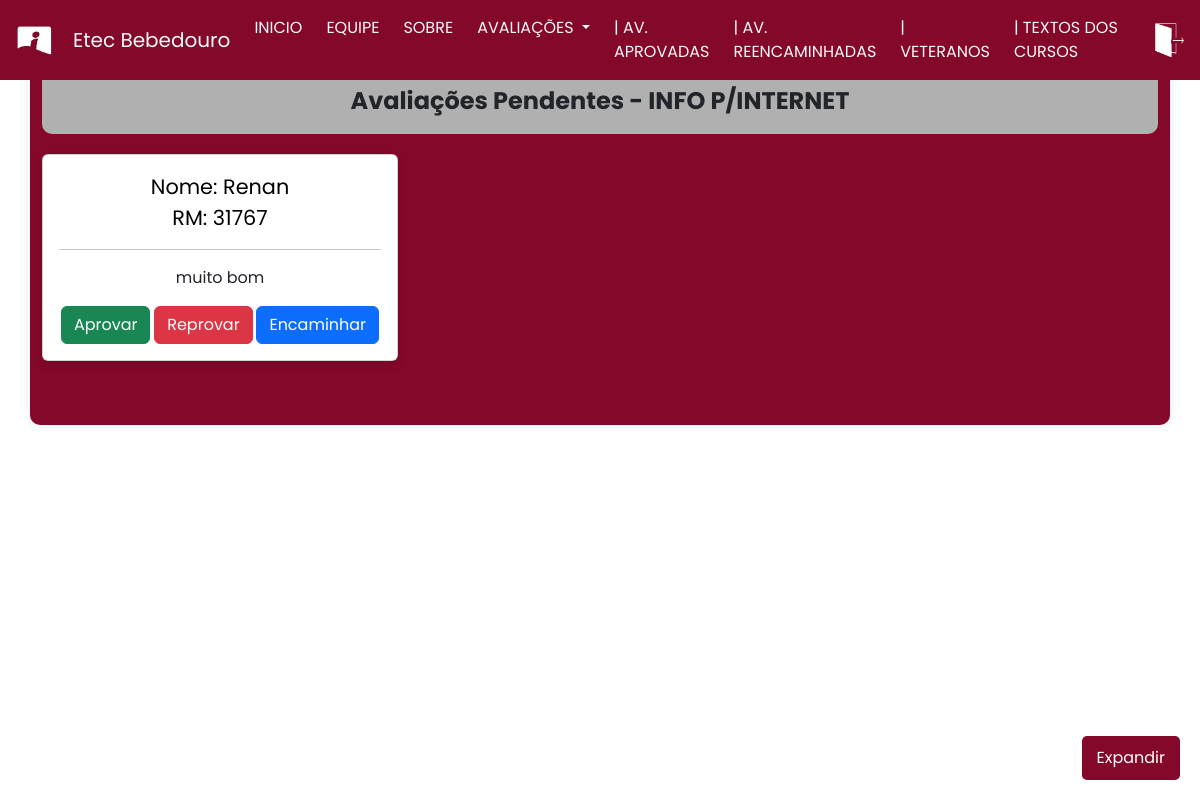
The page /Pages/1.1_INFO.php (signed in) on the database its author committed.
### tables this page shows
CREATE TABLE tbcomentarios (
    nomeVeterano VARCHAR(90) NOT NULL,
    rmVeterano INT(5) NOT NULL PRIMARY KEY,
    texto TEXT NOT NULL,
    curso VARCHAR(4) NOT NULL,
    condicao CHAR(1) DEFAULT 'I',
    ano YEAR DEFAULT YEAR(CURDATE()),

    CONSTRAINT curso_check CHECK (curso IN ('INFO', 'ADM', 'RH', 'SJ', 'MKT'))
);

### Pages/1.1_INFO.php (the view, shortened to what this page needs)
<!DOCTYPE html>
<html lang="pt-BR">
<head>
    <link rel="stylesheet" href="./Pages_CSS/AV.css">
    <link href="https://cdn.jsdelivr.net/npm/bootstrap@5.3.3/dist/css/bootstrap.min.css" rel="stylesheet">
</head>
<body>
    <nav class="navbar navbar-expand-lg fixed-top">
        <div class="container-fluid">
            <a class="navbar-brand" href="V_ADM.php">
                <img src="../images/logo3.png" width="45" height="45" alt="Logo">
            </a>
            <a class="navbar-brand text-light" href="V_ADM.php">Etec Bebedouro</a>
            <div class="text-light collapse navbar-collapse" id="navbarNavDropdown">
                <ul class="navbar-nav me-auto mb-2 mb-lg-0">
                    <li class="nav-item">
                        <a class="text-light nav-link active me-2" aria-current="page" href="V_ADM.php #im">INICIO</a>
                    </li>
                    <li class="nav-item">
                        <a class="text-light nav-link me-2" href="V_ADM.php #eq">EQUIPE</a>
                    </li>
                    <li class="nav-item">
                        <a class="text-light nav-link me-2" href="V_ADM.php #sb">SOBRE</a>
                    </li>
                    <li class="nav-item dropdown">
                        <a class="text-light nav-link dropdown-toggle me-2" href="#" role="button" data-bs-toggle="dropdown" aria-expanded="false">
                            AVALIAÇÕES
                        </a>
                    </li>
                    <li class="nav-item">
                        <a class="text-light nav-link me-2" href="ADM_CMTAP.php">| AV. APROVADAS</a>
                    </li>
                    <li class="nav-item">
                        <a class="text-light nav-link me-2" href="ADM_CMT.php">| AV. REENCAMINHADAS</a>
                    </li>
                    <li class="nav-item">
                        <a class="text-light nav-link me-2" href="ADM_VET.php">| VETERANOS</a>
                    </li>
                    <li class="nav-item">
                        <a class="text-light nav-link me-2" href="ADM_CURSOS.php">| TEXTOS DOS CURSOS</a>
                    </li>
                </ul>
                <a href="sair.php" class="ms-auto">
                    <img src="../images/sair.png" width="40" height="40" alt="Logo">
                </a>
            </div>
        </div>
    </nav>
    <label for="toggleSidebar" id="toggleSidebarLabel">Expandir</label>
<div class="container mt-5 container-custom text-right">
    <section class="avaliacoes-header">
        <span>Avaliações Pendentes - INFO P/INTERNET</span>
    </section>
    <section class="row">
        <?php
            require "conexao.php";
            $sql = "SELECT * FROM tbcomentarios WHERE condicao ='I' AND curso = 'INFO'";
            $resultado = mysqli_query($conexao, $sql) or die(mysqli_error($conexao));
            while($linha = mysqli_fetch_array($resultado)) {
                $nomeVeterano = $linha["nomeVeterano"];
                $rmVeterano = $linha["rmVeterano"];
                $texto = $linha["texto"];
                echo "<div class='col-md-4 mb-4'>";
                    echo "<div class='card text-center p-3'>";
                        echo "<div class='stars'>Nome: $nomeVeterano   </div>";
                        echo "<div class='stars'>RM: $rmVeterano   </div><hr>";
                        echo "<div class='texto'>$texto</div>";
                        echo "<div class='d-flex justify-content-around mt-3'>";
                        echo "<form action='' method='post' onsubmit='submitForm(event, this)'>";
                            echo "<input type='submit' name='salvar' value='Aprovar' class='btn btn-success'>";
                        echo "</form>";
                        echo "<form action='' method='post' onsubmit='submitForm(event, this)'>";
                            echo "<input type='submit' name='excluir' value='Reprovar' class='btn btn-danger'>";
                        echo "</form>";
                        echo "<form action='' method='post' onsubmit='submitForm(event, this)'>";
                            echo "<input type='submit' name='encaminhar' value='Encaminhar' class='btn btn-primary'>";
                        echo "</form>";
                    echo "</div>";
                echo "</div>";
            echo "</div>";
        }
        ?>
    </section>
</div>
</body>
</html>

### Pages/Pages_CSS/AV.css (style rules this page uses)
* { font-family: "Poppins", sans-serif; box-sizing: border-box; }
body { background-color: #6e6e6e; font-family: 'Poppins', sans-serif; }
.avaliacoes-header { background-color: #b0b0b0; padding: 15px; border-radius: 10px; margin-bottom: 20px; text-align: center; }
.avaliacoes-header span { font-size: 1.5rem; font-weight: bold; }
.card { background-color: #ffffff; border-radius: 10px; margin-bottom: 20px; padding: 15px; box-shadow: 0 4px 8px rgba(0, 0, 0, 0.1); width: 100%; }
.stars { font-size: 1.3rem; color: black; }
.container { background-color: #83082A; padding: 30px; border-radius: 0% 0% 10px 10px; }
#toggleSidebarLabel { position: fixed; bottom: 20px; right: 20px; background-color: #83082A; color: white; padding: 10px 15px; border-radius: 5px; cursor: pointer; z-index: 999; }
.container-custom { margin-left: 270px; padding: 20px; max-width: calc(100% - 270px); box-shadow: 0 0 10px rgba(0, 0, 0, 0.1); }
.navbar { background-color: #83082A; color: aliceblue; top: 0; left: 0; width: 100%; }

### rows shown on the page
tbcomentarios: nomeVeterano "Renan", rmVeterano "31767", texto "muito bom"
